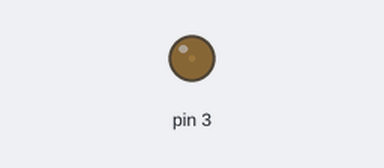
Simulated run of this sketch. Board: Arduino Uno, built with avr-gcc and run on an emulated ATmega328P. Parts: output pins drawn as LEDs (lit = HIGH).

Above: at 0.05 s.
At 1.2 s:
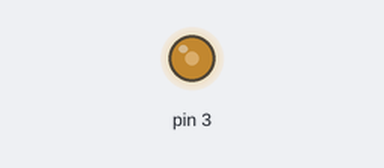
At 1.8 s:
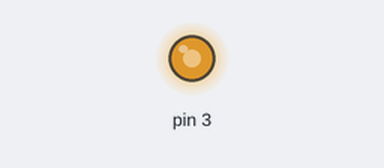
At 2.4 s:
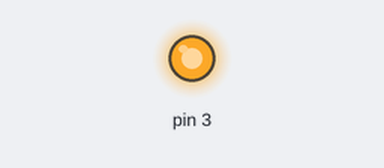
Timing chart, 0 to 5.5 s (numbered marks = the images above):
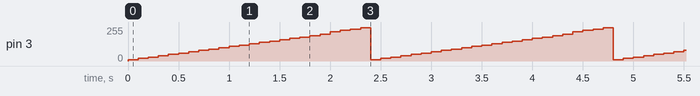

Measured:
- by itself, pin 3: ramps from 10/255 to 250/255 and jumps back, once every 2.4 s

The sketch:

PWM.ino
```cpp
void setup() {


}

void loop() {
analogWrite (3,10);
delay(100);
analogWrite (3,20);
delay(100);
analogWrite (3,30);
delay(100);
analogWrite (3,40);
delay(100);
analogWrite (3,50);
delay(100);
analogWrite (3,60);
delay(100);
analogWrite (3,70);
delay(100);
analogWrite (3,80);
delay(100);
analogWrite (3,90);
delay(100);
analogWrite (3,100);
delay(100);
analogWrite (3,110);
delay(100);
analogWrite (3,120);
delay(100);
analogWrite (3,130);
delay(100);
analogWrite (3,140);
delay(100);
analogWrite (3,150);
delay(100);
analogWrite (3,160);
delay(100);
analogWrite (3,170);
delay(100);
analogWrite (3,180);
delay(100);
analogWrite (3,190);
delay(100);
analogWrite (3,200);
delay(100);
analogWrite (3,220);
delay(100);
analogWrite (3,230);
delay(100);
analogWrite (3,240);
delay(100);
analogWrite (3,250);
delay(100);
analogWrite (3,255);


}
```
